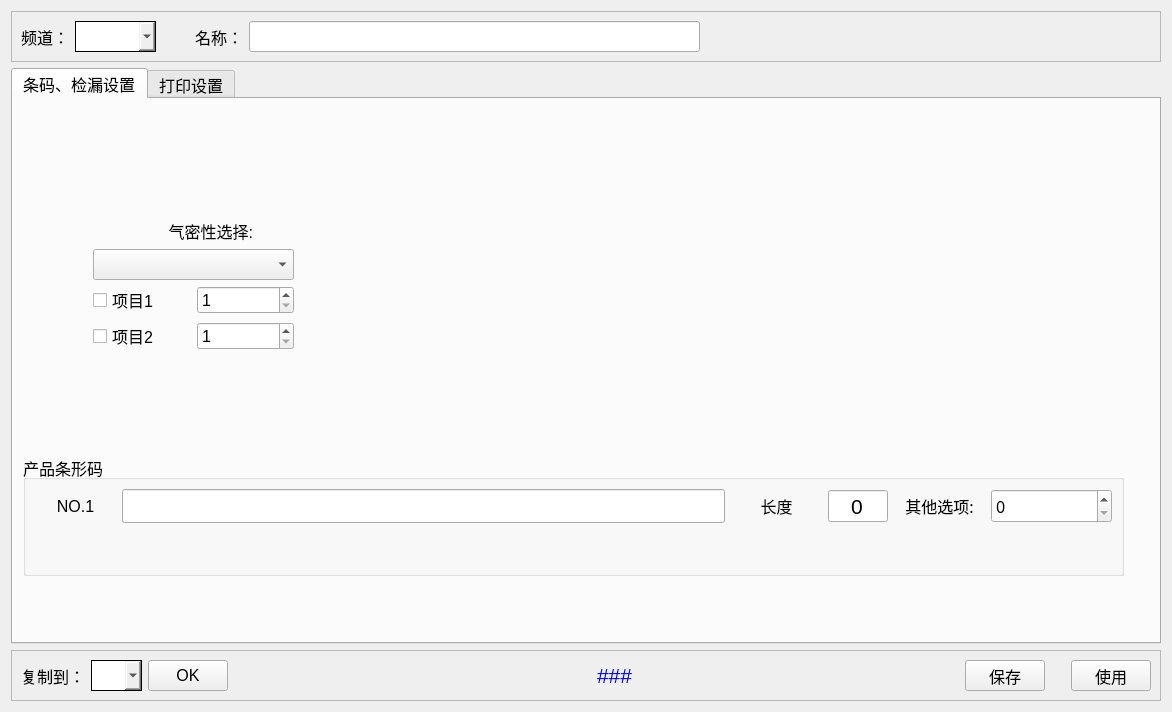
<?xml version="1.0" encoding="UTF-8"?>
<ui version="4.0">
 <class>MFormWorkStep</class>
 <widget class="QWidget" name="MFormWorkStep">
  <property name="geometry">
   <rect>
    <x>0</x>
    <y>0</y>
    <width>1172</width>
    <height>712</height>
   </rect>
  </property>
  <property name="windowTitle">
   <string/>
  </property>
  <layout class="QGridLayout" name="gridLayout_6">
   <item row="0" column="0">
    <widget class="QFrame" name="frame">
     <property name="frameShape">
      <enum>QFrame::StyledPanel</enum>
     </property>
     <property name="frameShadow">
      <enum>QFrame::Raised</enum>
     </property>
     <layout class="QHBoxLayout" name="horizontalLayout">
      <item>
       <widget class="QLabel" name="label_23">
        <property name="sizePolicy">
         <sizepolicy hsizetype="Preferred" vsizetype="Preferred">
          <horstretch>0</horstretch>
          <verstretch>0</verstretch>
         </sizepolicy>
        </property>
        <property name="minimumSize">
         <size>
          <width>0</width>
          <height>31</height>
         </size>
        </property>
        <property name="maximumSize">
         <size>
          <width>120</width>
          <height>31</height>
         </size>
        </property>
        <property name="font">
         <font>
          <family>Arial</family>
          <pointsize>12</pointsize>
          <weight>50</weight>
          <bold>false</bold>
         </font>
        </property>
        <property name="text">
         <string>频道：</string>
        </property>
        <property name="alignment">
         <set>Qt::AlignRight|Qt::AlignTrailing|Qt::AlignVCenter</set>
        </property>
       </widget>
      </item>
      <item>
       <widget class="QComboBox" name="Channel">
        <property name="enabled">
         <bool>true</bool>
        </property>
        <property name="sizePolicy">
         <sizepolicy hsizetype="Preferred" vsizetype="Preferred">
          <horstretch>0</horstretch>
          <verstretch>0</verstretch>
         </sizepolicy>
        </property>
        <property name="minimumSize">
         <size>
          <width>81</width>
          <height>31</height>
         </size>
        </property>
        <property name="maximumSize">
         <size>
          <width>81</width>
          <height>31</height>
         </size>
        </property>
        <property name="font">
         <font>
          <family>Arial</family>
          <pointsize>16</pointsize>
          <weight>50</weight>
          <bold>false</bold>
         </font>
        </property>
        <property name="whatsThis">
         <string/>
        </property>
        <property name="autoFillBackground">
         <bool>false</bool>
        </property>
        <property name="styleSheet">
         <string notr="true">border-color: rgb(190, 190, 190);
border: 1px solid rgb(0,0,0);</string>
        </property>
        <property name="editable">
         <bool>false</bool>
        </property>
        <property name="maxVisibleItems">
         <number>20</number>
        </property>
        <property name="duplicatesEnabled">
         <bool>false</bool>
        </property>
        <property name="frame">
         <bool>true</bool>
        </property>
        <item>
         <property name="text">
          <string/>
         </property>
        </item>
        <item>
         <property name="text">
          <string>1</string>
         </property>
        </item>
        <item>
         <property name="text">
          <string>2</string>
         </property>
        </item>
        <item>
         <property name="text">
          <string>3</string>
         </property>
        </item>
        <item>
         <property name="text">
          <string>4</string>
         </property>
        </item>
        <item>
         <property name="text">
          <string>5</string>
         </property>
        </item>
        <item>
         <property name="text">
          <string>6</string>
         </property>
        </item>
        <item>
         <property name="text">
          <string>7</string>
         </property>
        </item>
        <item>
         <property name="text">
          <string>8</string>
         </property>
        </item>
        <item>
         <property name="text">
          <string>9</string>
         </property>
        </item>
        <item>
         <property name="text">
          <string>10</string>
         </property>
        </item>
        <item>
         <property name="text">
          <string>11</string>
         </property>
        </item>
        <item>
         <property name="text">
          <string>12</string>
         </property>
        </item>
        <item>
         <property name="text">
          <string>13</string>
         </property>
        </item>
        <item>
         <property name="text">
          <string>14</string>
         </property>
        </item>
        <item>
         <property name="text">
          <string>15</string>
         </property>
        </item>
        <item>
         <property name="text">
          <string>16</string>
         </property>
        </item>
        <item>
         <property name="text">
          <string>17</string>
         </property>
        </item>
        <item>
         <property name="text">
          <string>18</string>
         </property>
        </item>
        <item>
         <property name="text">
          <string>19</string>
         </property>
        </item>
        <item>
         <property name="text">
          <string>20</string>
         </property>
        </item>
        <item>
         <property name="text">
          <string>21</string>
         </property>
        </item>
        <item>
         <property name="text">
          <string>22</string>
         </property>
        </item>
        <item>
         <property name="text">
          <string>23</string>
         </property>
        </item>
        <item>
         <property name="text">
          <string>24</string>
         </property>
        </item>
        <item>
         <property name="text">
          <string>25</string>
         </property>
        </item>
        <item>
         <property name="text">
          <string>26</string>
         </property>
        </item>
        <item>
         <property name="text">
          <string>27</string>
         </property>
        </item>
        <item>
         <property name="text">
          <string>28</string>
         </property>
        </item>
        <item>
         <property name="text">
          <string>29</string>
         </property>
        </item>
        <item>
         <property name="text">
          <string>30</string>
         </property>
        </item>
        <item>
         <property name="text">
          <string>31</string>
         </property>
        </item>
        <item>
         <property name="text">
          <string>32</string>
         </property>
        </item>
        <item>
         <property name="text">
          <string>33</string>
         </property>
        </item>
        <item>
         <property name="text">
          <string>34</string>
         </property>
        </item>
        <item>
         <property name="text">
          <string>35</string>
         </property>
        </item>
        <item>
         <property name="text">
          <string>36</string>
         </property>
        </item>
        <item>
         <property name="text">
          <string>37</string>
         </property>
        </item>
        <item>
         <property name="text">
          <string>38</string>
         </property>
        </item>
        <item>
         <property name="text">
          <string>39</string>
         </property>
        </item>
        <item>
         <property name="text">
          <string>40</string>
         </property>
        </item>
        <item>
         <property name="text">
          <string>41</string>
         </property>
        </item>
        <item>
         <property name="text">
          <string>42</string>
         </property>
        </item>
        <item>
         <property name="text">
          <string>43</string>
         </property>
        </item>
        <item>
         <property name="text">
          <string>44</string>
         </property>
        </item>
        <item>
         <property name="text">
          <string>45</string>
         </property>
        </item>
        <item>
         <property name="text">
          <string>46</string>
         </property>
        </item>
        <item>
         <property name="text">
          <string>47</string>
         </property>
        </item>
        <item>
         <property name="text">
          <string>48</string>
         </property>
        </item>
        <item>
         <property name="text">
          <string>49</string>
         </property>
        </item>
        <item>
         <property name="text">
          <string>50</string>
         </property>
        </item>
       </widget>
      </item>
      <item>
       <widget class="QLabel" name="label_9">
        <property name="sizePolicy">
         <sizepolicy hsizetype="Preferred" vsizetype="Preferred">
          <horstretch>0</horstretch>
          <verstretch>0</verstretch>
         </sizepolicy>
        </property>
        <property name="minimumSize">
         <size>
          <width>81</width>
          <height>31</height>
         </size>
        </property>
        <property name="maximumSize">
         <size>
          <width>141</width>
          <height>31</height>
         </size>
        </property>
        <property name="font">
         <font>
          <family>Arial</family>
          <pointsize>12</pointsize>
          <weight>50</weight>
          <bold>false</bold>
         </font>
        </property>
        <property name="text">
         <string>名称：</string>
        </property>
        <property name="alignment">
         <set>Qt::AlignRight|Qt::AlignTrailing|Qt::AlignVCenter</set>
        </property>
       </widget>
      </item>
      <item>
       <widget class="QLineEdit" name="SettingProductName">
        <property name="sizePolicy">
         <sizepolicy hsizetype="Expanding" vsizetype="Preferred">
          <horstretch>0</horstretch>
          <verstretch>0</verstretch>
         </sizepolicy>
        </property>
        <property name="minimumSize">
         <size>
          <width>201</width>
          <height>31</height>
         </size>
        </property>
        <property name="maximumSize">
         <size>
          <width>16777215</width>
          <height>31</height>
         </size>
        </property>
        <property name="font">
         <font>
          <family>Arial</family>
          <pointsize>12</pointsize>
          <weight>50</weight>
          <bold>false</bold>
         </font>
        </property>
        <property name="styleSheet">
         <string notr="true"/>
        </property>
       </widget>
      </item>
      <item>
       <spacer name="horizontalSpacer_2">
        <property name="orientation">
         <enum>Qt::Horizontal</enum>
        </property>
        <property name="sizeHint" stdset="0">
         <size>
          <width>40</width>
          <height>20</height>
         </size>
        </property>
       </spacer>
      </item>
     </layout>
    </widget>
   </item>
   <item row="2" column="0">
    <widget class="QFrame" name="frame_2">
     <property name="frameShape">
      <enum>QFrame::StyledPanel</enum>
     </property>
     <property name="frameShadow">
      <enum>QFrame::Raised</enum>
     </property>
     <layout class="QHBoxLayout" name="horizontalLayout_5">
      <item>
       <widget class="QLabel" name="label_25">
        <property name="minimumSize">
         <size>
          <width>0</width>
          <height>31</height>
         </size>
        </property>
        <property name="maximumSize">
         <size>
          <width>16777215</width>
          <height>31</height>
         </size>
        </property>
        <property name="font">
         <font>
          <family>Arial</family>
          <pointsize>12</pointsize>
          <weight>50</weight>
          <bold>false</bold>
         </font>
        </property>
        <property name="text">
         <string>复制到：</string>
        </property>
        <property name="alignment">
         <set>Qt::AlignRight|Qt::AlignTrailing|Qt::AlignVCenter</set>
        </property>
       </widget>
      </item>
      <item>
       <widget class="QComboBox" name="Copy_Channel">
        <property name="enabled">
         <bool>true</bool>
        </property>
        <property name="minimumSize">
         <size>
          <width>51</width>
          <height>31</height>
         </size>
        </property>
        <property name="maximumSize">
         <size>
          <width>51</width>
          <height>31</height>
         </size>
        </property>
        <property name="font">
         <font>
          <family>Arial</family>
          <pointsize>16</pointsize>
          <weight>50</weight>
          <bold>false</bold>
         </font>
        </property>
        <property name="whatsThis">
         <string/>
        </property>
        <property name="autoFillBackground">
         <bool>false</bool>
        </property>
        <property name="styleSheet">
         <string notr="true">border-color: rgb(190, 190, 190);
border: 1px solid rgb(0,0,0);</string>
        </property>
        <property name="editable">
         <bool>false</bool>
        </property>
        <property name="duplicatesEnabled">
         <bool>false</bool>
        </property>
        <property name="frame">
         <bool>true</bool>
        </property>
        <item>
         <property name="text">
          <string/>
         </property>
        </item>
        <item>
         <property name="text">
          <string>1</string>
         </property>
        </item>
        <item>
         <property name="text">
          <string>2</string>
         </property>
        </item>
        <item>
         <property name="text">
          <string>3</string>
         </property>
        </item>
        <item>
         <property name="text">
          <string>4</string>
         </property>
        </item>
        <item>
         <property name="text">
          <string>5</string>
         </property>
        </item>
        <item>
         <property name="text">
          <string>6</string>
         </property>
        </item>
        <item>
         <property name="text">
          <string>7</string>
         </property>
        </item>
        <item>
         <property name="text">
          <string>8</string>
         </property>
        </item>
        <item>
         <property name="text">
          <string>9</string>
         </property>
        </item>
        <item>
         <property name="text">
          <string>10</string>
         </property>
        </item>
        <item>
         <property name="text">
          <string>11</string>
         </property>
        </item>
        <item>
         <property name="text">
          <string>12</string>
         </property>
        </item>
        <item>
         <property name="text">
          <string>13</string>
         </property>
        </item>
        <item>
         <property name="text">
          <string>14</string>
         </property>
        </item>
        <item>
         <property name="text">
          <string>15</string>
         </property>
        </item>
        <item>
         <property name="text">
          <string>16</string>
         </property>
        </item>
        <item>
         <property name="text">
          <string>17</string>
         </property>
        </item>
        <item>
         <property name="text">
          <string>18</string>
         </property>
        </item>
        <item>
         <property name="text">
          <string>19</string>
         </property>
        </item>
        <item>
         <property name="text">
          <string>20</string>
         </property>
        </item>
        <item>
         <property name="text">
          <string>21</string>
         </property>
        </item>
        <item>
         <property name="text">
          <string>22</string>
         </property>
        </item>
        <item>
         <property name="text">
          <string>23</string>
         </property>
        </item>
        <item>
         <property name="text">
          <string>24</string>
         </property>
        </item>
        <item>
         <property name="text">
          <string>25</string>
         </property>
        </item>
        <item>
         <property name="text">
          <string>26</string>
         </property>
        </item>
        <item>
         <property name="text">
          <string>27</string>
         </property>
        </item>
        <item>
         <property name="text">
          <string>28</string>
         </property>
        </item>
        <item>
         <property name="text">
          <string>29</string>
         </property>
        </item>
        <item>
         <property name="text">
          <string>30</string>
         </property>
        </item>
        <item>
         <property name="text">
          <string>31</string>
         </property>
        </item>
        <item>
         <property name="text">
          <string>32</string>
         </property>
        </item>
        <item>
         <property name="text">
          <string>33</string>
         </property>
        </item>
        <item>
         <property name="text">
          <string>34</string>
         </property>
        </item>
        <item>
         <property name="text">
          <string>35</string>
         </property>
        </item>
        <item>
         <property name="text">
          <string>36</string>
         </property>
        </item>
        <item>
         <property name="text">
          <string>37</string>
         </property>
        </item>
        <item>
         <property name="text">
          <string>38</string>
         </property>
        </item>
        <item>
         <property name="text">
          <string>39</string>
         </property>
        </item>
        <item>
         <property name="text">
          <string>40</string>
         </property>
        </item>
        <item>
         <property name="text">
          <string>41</string>
         </property>
        </item>
        <item>
         <property name="text">
          <string>42</string>
         </property>
        </item>
        <item>
         <property name="text">
          <string>43</string>
         </property>
        </item>
        <item>
         <property name="text">
          <string>44</string>
         </property>
        </item>
        <item>
         <property name="text">
          <string>45</string>
         </property>
        </item>
        <item>
         <property name="text">
          <string>46</string>
         </property>
        </item>
        <item>
         <property name="text">
          <string>47</string>
         </property>
        </item>
        <item>
         <property name="text">
          <string>48</string>
         </property>
        </item>
        <item>
         <property name="text">
          <string>49</string>
         </property>
        </item>
        <item>
         <property name="text">
          <string>50</string>
         </property>
        </item>
       </widget>
      </item>
      <item>
       <widget class="QPushButton" name="Btn_Copy_Channel_Sure">
        <property name="minimumSize">
         <size>
          <width>0</width>
          <height>31</height>
         </size>
        </property>
        <property name="maximumSize">
         <size>
          <width>16777215</width>
          <height>31</height>
         </size>
        </property>
        <property name="font">
         <font>
          <family>Arial</family>
          <pointsize>12</pointsize>
         </font>
        </property>
        <property name="focusPolicy">
         <enum>Qt::NoFocus</enum>
        </property>
        <property name="text">
         <string>OK</string>
        </property>
       </widget>
      </item>
      <item>
       <spacer name="horizontalSpacer_3">
        <property name="orientation">
         <enum>Qt::Horizontal</enum>
        </property>
        <property name="sizeHint" stdset="0">
         <size>
          <width>40</width>
          <height>20</height>
         </size>
        </property>
       </spacer>
      </item>
      <item>
       <widget class="QLabel" name="Tip_SavePars">
        <property name="sizePolicy">
         <sizepolicy hsizetype="Expanding" vsizetype="Preferred">
          <horstretch>0</horstretch>
          <verstretch>0</verstretch>
         </sizepolicy>
        </property>
        <property name="minimumSize">
         <size>
          <width>0</width>
          <height>31</height>
         </size>
        </property>
        <property name="maximumSize">
         <size>
          <width>16777215</width>
          <height>16777215</height>
         </size>
        </property>
        <property name="font">
         <font>
          <family>Arial</family>
          <pointsize>16</pointsize>
          <weight>50</weight>
          <bold>false</bold>
         </font>
        </property>
        <property name="styleSheet">
         <string notr="true">color: rgb(0, 0, 255);</string>
        </property>
        <property name="text">
         <string>###</string>
        </property>
        <property name="alignment">
         <set>Qt::AlignLeading|Qt::AlignLeft|Qt::AlignVCenter</set>
        </property>
       </widget>
      </item>
      <item>
       <widget class="QPushButton" name="Btn_Sure">
        <property name="minimumSize">
         <size>
          <width>0</width>
          <height>31</height>
         </size>
        </property>
        <property name="maximumSize">
         <size>
          <width>16777215</width>
          <height>31</height>
         </size>
        </property>
        <property name="font">
         <font>
          <family>Arial</family>
          <pointsize>12</pointsize>
         </font>
        </property>
        <property name="focusPolicy">
         <enum>Qt::NoFocus</enum>
        </property>
        <property name="text">
         <string>保存</string>
        </property>
       </widget>
      </item>
      <item>
       <spacer name="horizontalSpacer">
        <property name="orientation">
         <enum>Qt::Horizontal</enum>
        </property>
        <property name="sizeType">
         <enum>QSizePolicy::Preferred</enum>
        </property>
        <property name="sizeHint" stdset="0">
         <size>
          <width>20</width>
          <height>20</height>
         </size>
        </property>
       </spacer>
      </item>
      <item>
       <widget class="QPushButton" name="Btn_Use">
        <property name="minimumSize">
         <size>
          <width>0</width>
          <height>31</height>
         </size>
        </property>
        <property name="maximumSize">
         <size>
          <width>16777215</width>
          <height>31</height>
         </size>
        </property>
        <property name="font">
         <font>
          <family>Arial</family>
          <pointsize>12</pointsize>
         </font>
        </property>
        <property name="focusPolicy">
         <enum>Qt::NoFocus</enum>
        </property>
        <property name="text">
         <string>使用</string>
        </property>
       </widget>
      </item>
     </layout>
    </widget>
   </item>
   <item row="1" column="0">
    <widget class="QTabWidget" name="tabWidget">
     <property name="sizePolicy">
      <sizepolicy hsizetype="Expanding" vsizetype="Expanding">
       <horstretch>0</horstretch>
       <verstretch>0</verstretch>
      </sizepolicy>
     </property>
     <property name="maximumSize">
      <size>
       <width>16777215</width>
       <height>16777215</height>
      </size>
     </property>
     <property name="font">
      <font>
       <family>Arial</family>
       <pointsize>12</pointsize>
      </font>
     </property>
     <property name="currentIndex">
      <number>0</number>
     </property>
     <widget class="QWidget" name="tab_5">
      <attribute name="title">
       <string>条码、检漏设置</string>
      </attribute>
      <widget class="QGroupBox" name="GB_SN">
       <property name="geometry">
        <rect>
         <x>10</x>
         <y>356</y>
         <width>1101</width>
         <height>121</height>
        </rect>
       </property>
       <property name="minimumSize">
        <size>
         <width>0</width>
         <height>0</height>
        </size>
       </property>
       <property name="maximumSize">
        <size>
         <width>16777215</width>
         <height>16777215</height>
        </size>
       </property>
       <property name="font">
        <font>
         <family>Arial</family>
         <pointsize>12</pointsize>
        </font>
       </property>
       <property name="title">
        <string>产品条形码</string>
       </property>
       <layout class="QGridLayout" name="gridLayout">
        <item row="0" column="0">
         <layout class="QHBoxLayout" name="horizontalLayout_2">
          <item>
           <widget class="QLabel" name="label_26">
            <property name="maximumSize">
             <size>
              <width>81</width>
              <height>16777215</height>
             </size>
            </property>
            <property name="font">
             <font>
              <family>Arial</family>
              <pointsize>12</pointsize>
              <weight>50</weight>
              <bold>false</bold>
             </font>
            </property>
            <property name="styleSheet">
             <string notr="true"/>
            </property>
            <property name="text">
             <string>NO.1</string>
            </property>
            <property name="alignment">
             <set>Qt::AlignCenter</set>
            </property>
            <property name="wordWrap">
             <bool>false</bool>
            </property>
           </widget>
          </item>
          <item>
           <widget class="QLineEdit" name="SetKeyCode_1">
            <property name="sizePolicy">
             <sizepolicy hsizetype="Preferred" vsizetype="Preferred">
              <horstretch>0</horstretch>
              <verstretch>0</verstretch>
             </sizepolicy>
            </property>
            <property name="minimumSize">
             <size>
              <width>401</width>
              <height>31</height>
             </size>
            </property>
            <property name="maximumSize">
             <size>
              <width>16777215</width>
              <height>16777215</height>
             </size>
            </property>
            <property name="font">
             <font>
              <family>Arial</family>
              <pointsize>12</pointsize>
              <weight>50</weight>
              <bold>false</bold>
             </font>
            </property>
            <property name="dragEnabled">
             <bool>false</bool>
            </property>
            <property name="clearButtonEnabled">
             <bool>true</bool>
            </property>
           </widget>
          </item>
          <item>
           <widget class="QLabel" name="label_46">
            <property name="maximumSize">
             <size>
              <width>91</width>
              <height>16777215</height>
             </size>
            </property>
            <property name="font">
             <font>
              <family>微软雅黑</family>
              <pointsize>12</pointsize>
              <weight>50</weight>
              <bold>false</bold>
             </font>
            </property>
            <property name="styleSheet">
             <string notr="true"/>
            </property>
            <property name="text">
             <string>长度</string>
            </property>
            <property name="alignment">
             <set>Qt::AlignCenter</set>
            </property>
            <property name="wordWrap">
             <bool>false</bool>
            </property>
           </widget>
          </item>
          <item>
           <widget class="QSpinBox" name="SPB_code_length_1">
            <property name="sizePolicy">
             <sizepolicy hsizetype="Minimum" vsizetype="Preferred">
              <horstretch>0</horstretch>
              <verstretch>0</verstretch>
             </sizepolicy>
            </property>
            <property name="maximumSize">
             <size>
              <width>60</width>
              <height>16777215</height>
             </size>
            </property>
            <property name="font">
             <font>
              <family>Arial</family>
              <pointsize>16</pointsize>
             </font>
            </property>
            <property name="alignment">
             <set>Qt::AlignCenter</set>
            </property>
            <property name="buttonSymbols">
             <enum>QAbstractSpinBox::NoButtons</enum>
            </property>
            <property name="maximum">
             <number>100</number>
            </property>
           </widget>
          </item>
          <item>
           <widget class="QLabel" name="label_28">
            <property name="maximumSize">
             <size>
              <width>91</width>
              <height>16777215</height>
             </size>
            </property>
            <property name="font">
             <font>
              <family>微软雅黑</family>
              <pointsize>12</pointsize>
              <weight>50</weight>
              <bold>false</bold>
             </font>
            </property>
            <property name="styleSheet">
             <string notr="true"/>
            </property>
            <property name="text">
             <string>其他选项:</string>
            </property>
            <property name="alignment">
             <set>Qt::AlignCenter</set>
            </property>
            <property name="wordWrap">
             <bool>false</bool>
            </property>
           </widget>
          </item>
          <item>
           <widget class="QSpinBox" name="SPB_CodeStation_1">
            <property name="sizePolicy">
             <sizepolicy hsizetype="Preferred" vsizetype="Preferred">
              <horstretch>0</horstretch>
              <verstretch>0</verstretch>
             </sizepolicy>
            </property>
            <property name="minimumSize">
             <size>
              <width>121</width>
              <height>31</height>
             </size>
            </property>
            <property name="maximumSize">
             <size>
              <width>121</width>
              <height>81</height>
             </size>
            </property>
            <property name="font">
             <font>
              <family>微软雅黑</family>
              <pointsize>12</pointsize>
             </font>
            </property>
            <property name="prefix">
             <string/>
            </property>
            <property name="minimum">
             <number>0</number>
            </property>
            <property name="maximum">
             <number>1</number>
            </property>
            <property name="value">
             <number>0</number>
            </property>
           </widget>
          </item>
         </layout>
        </item>
        <item row="1" column="0">
         <spacer name="verticalSpacer">
          <property name="orientation">
           <enum>Qt::Vertical</enum>
          </property>
          <property name="sizeHint" stdset="0">
           <size>
            <width>20</width>
            <height>40</height>
           </size>
          </property>
         </spacer>
        </item>
       </layout>
      </widget>
      <widget class="QWidget" name="horizontalLayoutWidget">
       <property name="geometry">
        <rect>
         <x>480</x>
         <y>40</y>
         <width>561</width>
         <height>261</height>
        </rect>
       </property>
       <layout class="QHBoxLayout" name="horizontalLayout_7"/>
      </widget>
      <widget class="QWidget" name="layoutWidget">
       <property name="geometry">
        <rect>
         <x>80</x>
         <y>120</y>
         <width>201</width>
         <height>132</height>
        </rect>
       </property>
       <layout class="QGridLayout" name="gridLayout_2">
        <item row="0" column="0" colspan="2">
         <widget class="QLabel" name="label_47">
          <property name="minimumSize">
           <size>
            <width>160</width>
            <height>0</height>
           </size>
          </property>
          <property name="maximumSize">
           <size>
            <width>160</width>
            <height>16777215</height>
           </size>
          </property>
          <property name="font">
           <font>
            <family>Arial</family>
            <pointsize>12</pointsize>
            <weight>50</weight>
            <bold>false</bold>
           </font>
          </property>
          <property name="styleSheet">
           <string notr="true"/>
          </property>
          <property name="text">
           <string>气密性选择:</string>
          </property>
          <property name="alignment">
           <set>Qt::AlignRight|Qt::AlignTrailing|Qt::AlignVCenter</set>
          </property>
          <property name="wordWrap">
           <bool>false</bool>
          </property>
         </widget>
        </item>
        <item row="1" column="0" colspan="2">
         <widget class="QComboBox" name="Cbt_ATEQ_Enable">
          <property name="minimumSize">
           <size>
            <width>160</width>
            <height>31</height>
           </size>
          </property>
          <property name="maximumSize">
           <size>
            <width>16777215</width>
            <height>16777215</height>
           </size>
          </property>
          <property name="font">
           <font>
            <family>Arial</family>
            <pointsize>12</pointsize>
            <weight>50</weight>
            <bold>false</bold>
           </font>
          </property>
          <property name="maxVisibleItems">
           <number>20</number>
          </property>
          <property name="maxCount">
           <number>10</number>
          </property>
          <item>
           <property name="text">
            <string/>
           </property>
          </item>
          <item>
           <property name="text">
            <string>ATEQ 1</string>
           </property>
          </item>
          <item>
           <property name="text">
            <string>ATEQ 2</string>
           </property>
          </item>
          <item>
           <property name="text">
            <string>ATEQ 1、ATEQ 2</string>
           </property>
          </item>
         </widget>
        </item>
        <item row="2" column="0">
         <widget class="QCheckBox" name="CBX_Positive">
          <property name="text">
           <string>项目1</string>
          </property>
         </widget>
        </item>
        <item row="2" column="1">
         <widget class="QSpinBox" name="Channel_Positive">
          <property name="minimum">
           <number>1</number>
          </property>
          <property name="maximum">
           <number>32</number>
          </property>
         </widget>
        </item>
        <item row="3" column="0">
         <widget class="QCheckBox" name="CBX_Negative">
          <property name="text">
           <string>项目2</string>
          </property>
         </widget>
        </item>
        <item row="3" column="1">
         <widget class="QSpinBox" name="Channel_Negative">
          <property name="minimum">
           <number>1</number>
          </property>
          <property name="maximum">
           <number>32</number>
          </property>
         </widget>
        </item>
       </layout>
      </widget>
     </widget>
     <widget class="QWidget" name="tab_2">
      <attribute name="title">
       <string>打印设置</string>
      </attribute>
      <widget class="QWidget" name="horizontalLayoutWidget_2">
       <property name="geometry">
        <rect>
         <x>180</x>
         <y>60</y>
         <width>831</width>
         <height>431</height>
        </rect>
       </property>
       <layout class="QHBoxLayout" name="horizontalLayout_3"/>
      </widget>
     </widget>
    </widget>
   </item>
  </layout>
 </widget>
 <resources/>
 <connections/>
</ui>
